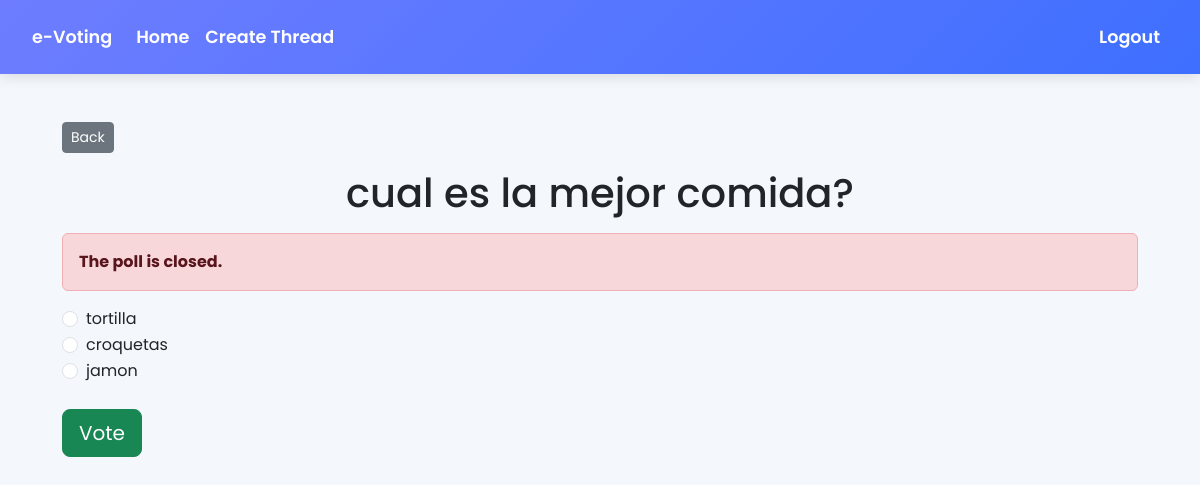
Page /polls/1/vote/ (signed in) on the committed database.
### polls/models.py (models this page shows, shortened)
class Question(models.Model):
    question_text = models.CharField(max_length=200)
    pub_date = models.DateTimeField('date published', auto_now_add=True)
    thread = models.ForeignKey(Thread, on_delete=models.CASCADE, related_name='questions', null=True, blank=True)  # Relación con Thread
    pollEndDate = models.DateTimeField()  # Duracion de la votación
    class Meta:
        permissions = [
            ('can_publish', 'Can publish questions'),
        ]
    @property
    def is_active(self):
        return timezone.now() < self.pollEndDate

class Choice(models.Model):
    question = models.ForeignKey(Question, on_delete=models.CASCADE)
    choice_text = models.CharField(max_length=200)
    votes = models.IntegerField(default=0)

### polls/views.py (the view, shortened to what this page needs)
# urls.py: path('<int:question_id>/vote/', views.vote, name='vote'),
@login_required
def vote(request, question_id):
    question = get_object_or_404(Question, pk=question_id)
    if  not question.is_active:
        return render(request, 'polls/detail.html', {
            'question': question,
            'error_message': "The poll is closed.",
        })

### templates/polls/detail.html (shortened to what this page needs)
{% extends 'base.html' %}
{% block content %}
<a class="btn btn-secondary btn-sm mb-3" href="{% url 'thread_list' %}">Back </a>
<h1 class="text-center mb-3">{{ question.question_text }}</h1>
{% if error_message %}
<p class="alert alert-danger">
    <strong>{{ error_message }}</strong>
</p>
{% endif %}
{% if has_voted %}
<p class="alert alert-info">
    <strong>You have already voted on this question!</strong>
</p>
<a href="{% url 'polls:results' question.id %}" class="btn btn-primary btn-lg btn-block">View Results</a>
{% else %}
<form action="{% url 'polls:vote' question.id %}" method="post">
    {% for choice in question.choice_set.all %}
    <div class="form-check">
        <input type="radio" name="choice" class="form-check-input" id="choice{{ forloop.counter }}"
            value="{{ choice.id }}" />
        <label for="choice{{ forloop.counter }}">{{ choice.choice_text }}</label>
    </div>
    {% endfor %}
    <input type="submit" value="Vote" class="btn btn-success btn-lg btn-block mt-4" />
</form>
{% endif %}
{% endblock %}

### templates/base.html (style rules this page uses)
body { font-family: 'Poppins', sans-serif; background-color: #f4f7fb; margin: 0; padding: 0; }

### rows in the picture
Question: question_text "cual es la mejor comida?"
Choice: choice_text "tortilla"
Choice: choice_text "croquetas"
Choice: choice_text "jamon"

### other values in the picture
{{ error_message }} "The poll is closed."
